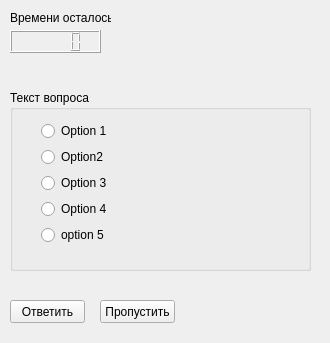
<?xml version="1.0" encoding="UTF-8"?>
<ui version="4.0">
 <class>TestPlatform</class>
 <widget class="QMainWindow" name="TestPlatform">
  <property name="geometry">
   <rect>
    <x>0</x>
    <y>0</y>
    <width>330</width>
    <height>343</height>
   </rect>
  </property>
  <property name="windowTitle">
   <string>TestPlatform</string>
  </property>
  <widget class="QWidget" name="centralWidget">
   <widget class="QPushButton" name="CheckAnswer">
    <property name="geometry">
     <rect>
      <x>10</x>
      <y>300</y>
      <width>75</width>
      <height>23</height>
     </rect>
    </property>
    <property name="text">
     <string>Ответить</string>
    </property>
   </widget>
   <widget class="QGroupBox" name="group1">
    <property name="geometry">
     <rect>
      <x>10</x>
      <y>90</y>
      <width>301</width>
      <height>181</height>
     </rect>
    </property>
    <property name="title">
     <string>Текст вопроса</string>
    </property>
    <widget class="QWidget" name="layoutWidget">
     <property name="geometry">
      <rect>
       <x>20</x>
       <y>20</y>
       <width>271</width>
       <height>151</height>
      </rect>
     </property>
     <layout class="QGridLayout" name="gridLayout">
      <item row="0" column="0">
       <widget class="QRadioButton" name="radioButton">
        <property name="text">
         <string>Option 1</string>
        </property>
       </widget>
      </item>
      <item row="1" column="0">
       <widget class="QRadioButton" name="radioButton_2">
        <property name="text">
         <string>Option2</string>
        </property>
       </widget>
      </item>
      <item row="2" column="0">
       <widget class="QRadioButton" name="radioButton_3">
        <property name="text">
         <string>Option 3</string>
        </property>
       </widget>
      </item>
      <item row="3" column="0">
       <widget class="QRadioButton" name="radioButton_4">
        <property name="text">
         <string>Option 4</string>
        </property>
       </widget>
      </item>
      <item row="4" column="0">
       <widget class="QRadioButton" name="radioButton_5">
        <property name="text">
         <string>option 5</string>
        </property>
       </widget>
      </item>
     </layout>
    </widget>
   </widget>
   <widget class="QLCDNumber" name="lcdNumber">
    <property name="geometry">
     <rect>
      <x>10</x>
      <y>30</y>
      <width>91</width>
      <height>23</height>
     </rect>
    </property>
   </widget>
   <widget class="QLabel" name="TimerText">
    <property name="geometry">
     <rect>
      <x>10</x>
      <y>10</y>
      <width>101</width>
      <height>16</height>
     </rect>
    </property>
    <property name="text">
     <string>Времени осталось</string>
    </property>
   </widget>
   <widget class="QPushButton" name="SkipAnswer">
    <property name="geometry">
     <rect>
      <x>100</x>
      <y>300</y>
      <width>75</width>
      <height>23</height>
     </rect>
    </property>
    <property name="text">
     <string>Пропустить</string>
    </property>
   </widget>
  </widget>
 </widget>
 <layoutdefault spacing="6" margin="11"/>
 <resources/>
 <connections/>
</ui>
